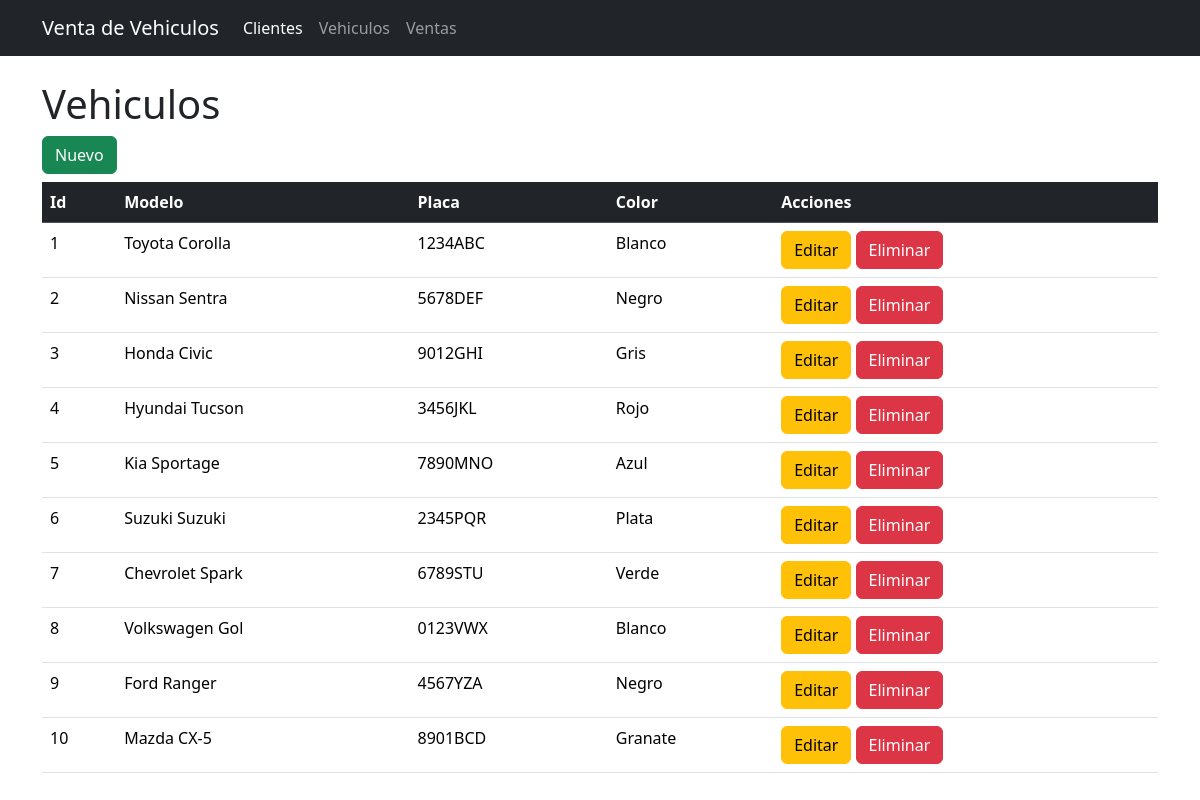
The page /vehiculos on the database as committed earlier.
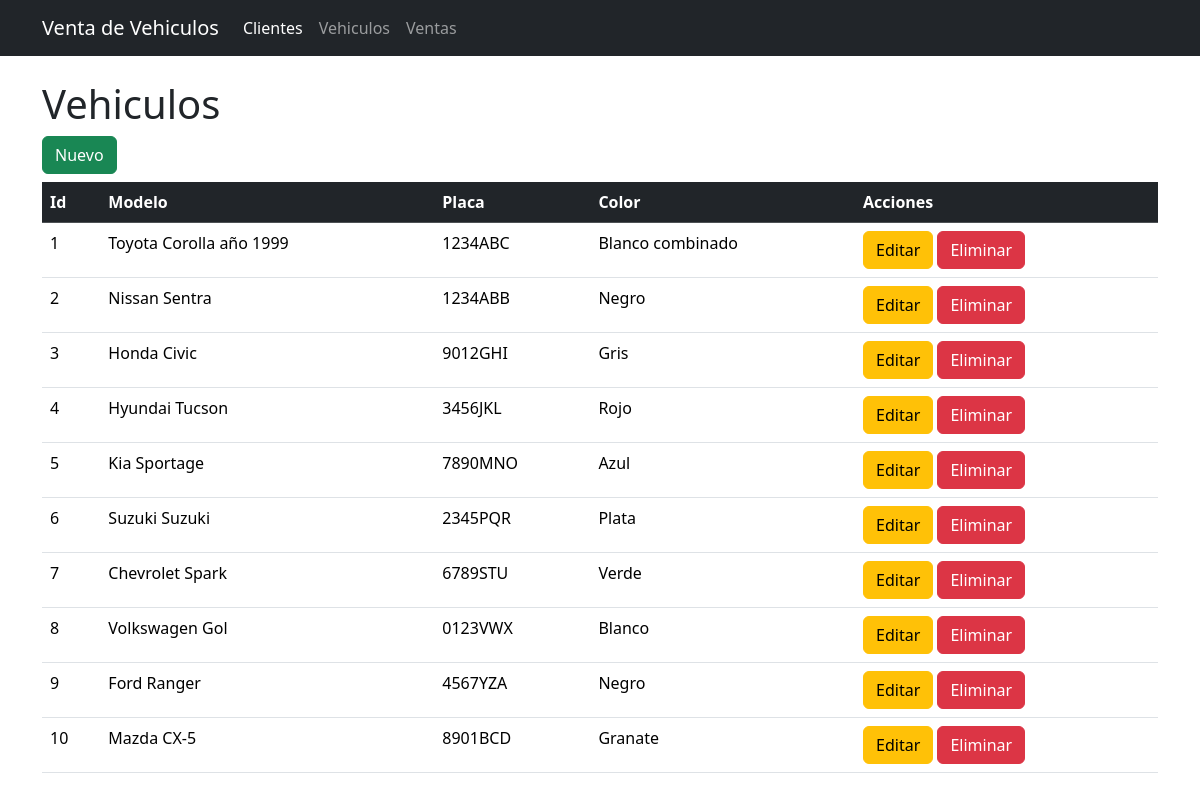
The same page on the database as committed later.
### tables this page shows
CREATE TABLE vehiculos(
        vehiculo_id INTEGER PRIMARY KEY,
        modelo TEXT NOT NULL,
        placa TEXT NOT NULL,
        color TEXT NOT NULL
    );

### app.py (the view)
@app.route("/vehiculos")
def vehiculos():
    conn = get_db_connection()
    vehiculos = conn.execute('select * from vehiculos').fetchall()
    conn.close()
    return render_template('vehiculos.html', vehiculos= vehiculos)

### app.py (called while the page is built)
def get_db_connection():
    conn = sqlite3.connect("venta_vehiculos.db")    # Transformamos los datos a diccionarios.
    conn.row_factory = sqlite3.Row
    return conn

### templates/vehiculos.html
{% extends "base.html" %}
{% block content %}
<h1>Vehiculos</h1>
<a href="{{url_for('nuevo_vehiculo')}}" class="btn btn-success mb-2">Nuevo</a>
<table class="table table-stiped table-hover">
    <thead class="table-dark">
        <tr>
            <th>Id</th>
            <th>Modelo</th>
            <th>Placa</th>
            <th>Color</th>
            <th>Acciones</th>
        </tr>
    </thead>
    <tbody>
        {% for item in vehiculos  %}
        <tr>
            <td>{{ item.vehiculo_id }}</td>
            <td>{{ item.modelo }}</td>
            <td>{{ item.placa }}</td>
            <td>{{ item.color }}</td>
            <td>
                <a href="{{url_for('editar_vehiculo',id=item.vehiculo_id)}}" class="btn btn-warning">Editar</a>
                <a href="{{url_for('eliminar_vehiculo', id=item.vehiculo_id)}}" class="btn btn-danger" onclick="return(confirm('Esta seguro eliminar ??'))">Eliminar</a>
            </td>
        </tr>
        {% endfor  %}
    </tbody>
</table>
{% endblock %}

Rows that differ between the two databases and show on the page:
changed vehiculos "1234ABC": modelo "Toyota Corolla" → "Toyota Corolla año 1999"; color "Blanco" → "Blanco combinado"
changed vehiculos "Nissan Sentra": placa "5678DEF" → "1234ABB"
